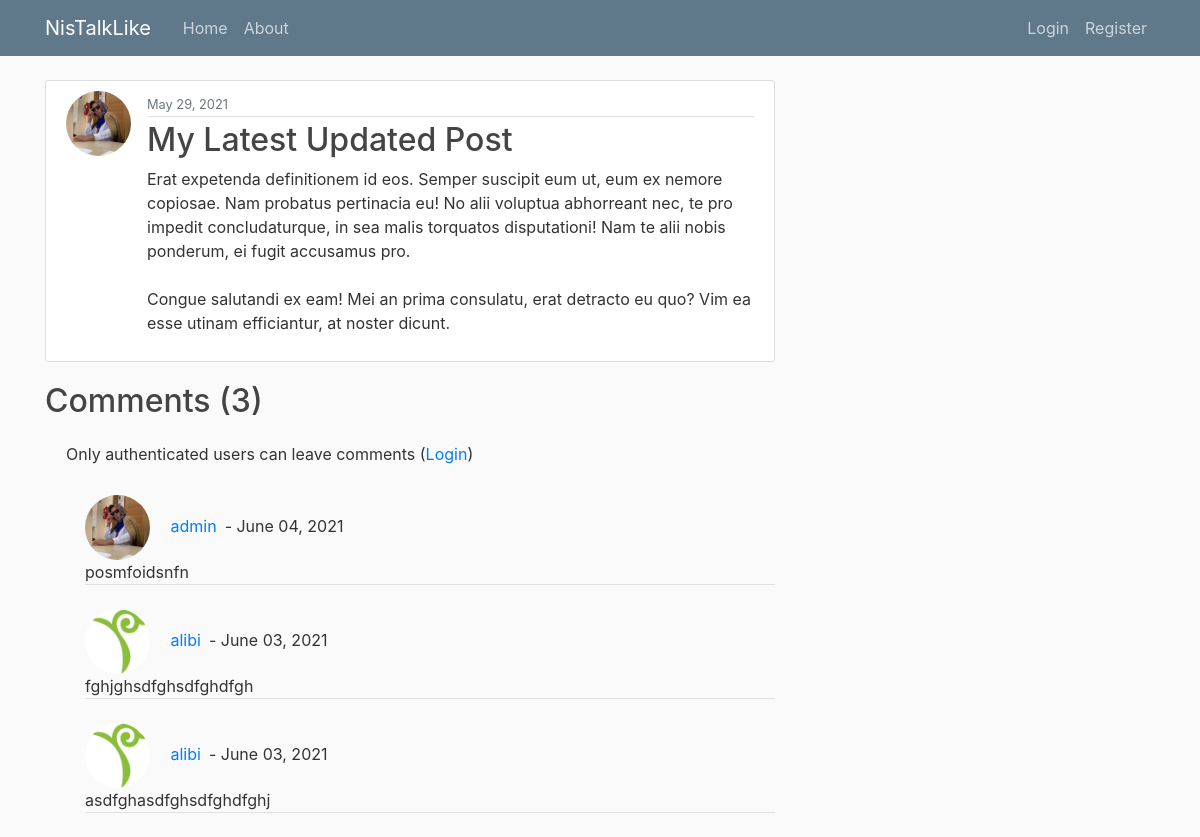
The app's page /post/31/ with its own data.
### blog/models.py (models this page shows, shortened)
class Post(models.Model):
    title = models.CharField(max_length=100)
    content = models.TextField()
    date_posted = models.DateTimeField(default=timezone.now)
    author = models.ForeignKey(User, on_delete=models.CASCADE)

class Comment(models.Model):
    post = models.ForeignKey(Post, related_name='comments', on_delete=models.CASCADE)
    author = models.ForeignKey(User, on_delete=models.CASCADE)
    content = models.TextField()
    date_posted = models.DateTimeField(default=timezone.now)
    class Meta:
        ordering = ['-date_posted']

### users/models.py (models this page shows, shortened)
class Profile(models.Model):
    user = models.OneToOneField(User, on_delete=models.CASCADE)
    image = models.ImageField(default='default.jpg', upload_to='profile_pics')

### blog/views.py (the view)
# urls.py: path('post/<int:slug>/', views.post_detail, name='post-detail'),
def post_detail(request, slug):
    template_name = 'blog/post_detail.html'
    object = get_object_or_404(Post, id=slug)
    comment_form = CommentForm(data=request.POST)
    user = request.user
    if request.method == 'POST':
        if comment_form.is_valid():
            comment = Comment(post=object, author=request.user, content=request.POST['content'])
            comment.save()
            comment_form = CommentForm()
    context = {
        'form': comment_form,
        'object': object,
        'user': user
    }
    return render(request, template_name, context)

### blog/templates/blog/post_detail.html (shortened to what this page needs)
{% extends 'blog/base.html' %}
{% load crispy_forms_tags %}
{% block content %}
    <article class="media content-section">
        <img class="rounded-circle article-img" src="{{ object.author.profile.image.url }}">
        <div class="media-body">
            <div class="article-metadata">
                <small class="text-muted">{{ object.date_posted  | date:"F d, Y" }}</small>
            </div>
            <h2 class="article-title">
                {{ object.title }}
            </h2>
            <p class="article-content">{{ object.content }}</p>
        </div>
    </article>
    <div>
        <strong><h2>Comments ({{ object.comments.count }})</h2></strong>
        {% if user.is_authenticated %}
            <form method="POST">
                {% csrf_token %}
                <fieldset class="form-group">
                    {{ form|crispy }}
                </fieldset>
                <div class="form-group">
                    <button class="btn btn-outline-info" type="submit">Leave Comment</button>
                </div>
            </form>
        {% else %}
            <div class="alert">
                    Only authenticated users can leave comments (<a href="{% url 'login' %}">Login</a>)
            </div>
        {% endif %}
            {% if object.comments.all %}
                <ul>
                    {% for comment in object.comments.all %}
                        <div class="border-bottom mb-4">
                            <img class="rounded-circle article-img" src="{{ comment.author.profile.image.url }}">
                            <a class="mr-2" href="{% url 'user-posts' object.author.username %}">{{ comment.author }}</a>- {{ comment.date_posted  | date:"F d, Y" }}
                            <br>
                            {{ comment.content }}
                        </div>
                    {% endfor %}
                </ul>
            {% else %}
                <div class="lead text-center">
                    No comments yet
                </div>
            {% endif %}
    </div>
{% endblock content %}

### blog/static/blog/main.css (style rules this page uses)
body { background: #fafafa; color: #333333; margin-top: 5rem; }
h1, h2, h3, h4, h5, h6 { color: #444444; }
ul { margin: 0; }
.content-section { background: #ffffff; padding: 10px 20px; border: 1px solid #dddddd; border-radius: 3px; margin-bottom: 20px; }
.article-title { color: #444444; }
.article-content { white-space: pre-line; }
.article-img { height: 65px; width: 65px; margin-right: 16px; }
.article-metadata { padding-bottom: 1px; margin-bottom: 4px; border-bottom: 1px solid #e3e3e3 }

### records on screen
Post: author.profile.image (picture), date_posted "May 29, 2021", title "My Latest Updated Post", content "Erat expetenda definitionem id eos. Semper suscipit eum ut, eum ex nemore copiosae. Nam probatus pertinacia eu! No alii voluptua abhorreant nec, te pro impedit concludaturque, in sea malis torquatos disputationi! Nam te alii nobis ponderum, ei fugit accusamus pro. Congue salutandi ex eam! Mei an prima consulatu, erat detracto eu quo? Vim ea esse utinam efficiantur, at noster dicunt.", comments.count "3"
Comment: author.profile.image (picture), author "admin", date_posted "June 04, 2021", content "posmfoidsnfn"
Comment: author.profile.image (picture), author "alibi", date_posted "June 03, 2021", content "fghjghsdfghsdfghdfgh"
Comment: author.profile.image (picture), author "alibi", date_posted "June 03, 2021", content "asdfghasdfghsdfghdfghj"
